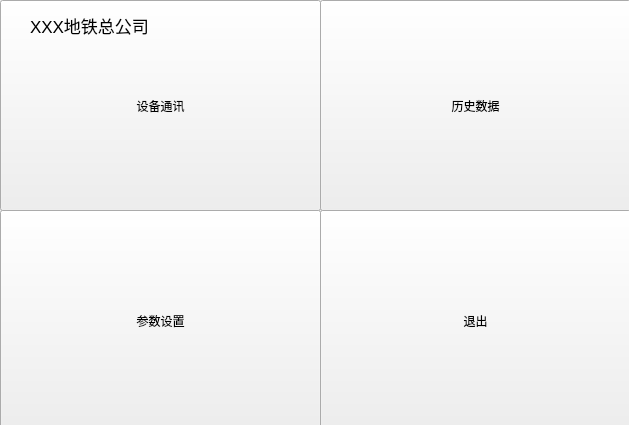
<?xml version="1.0" encoding="UTF-8"?>
<ui version="4.0">
 <class>DlgWelcome</class>
 <widget class="QDialog" name="DlgWelcome">
  <property name="geometry">
   <rect>
    <x>0</x>
    <y>0</y>
    <width>629</width>
    <height>425</height>
   </rect>
  </property>
  <property name="windowTitle">
   <string>车轮磨损检测系统</string>
  </property>
  <property name="autoFillBackground">
   <bool>true</bool>
  </property>
  <property name="styleSheet">
   <string notr="true"/>
  </property>
  <widget class="QToolButton" name="btnMoniteRealTime">
   <property name="geometry">
    <rect>
     <x>350</x>
     <y>70</y>
     <width>161</width>
     <height>141</height>
    </rect>
   </property>
   <property name="text">
    <string>实时监控</string>
   </property>
  </widget>
  <widget class="QLabel" name="label">
   <property name="geometry">
    <rect>
     <x>30</x>
     <y>10</y>
     <width>161</width>
     <height>31</height>
    </rect>
   </property>
   <property name="font">
    <font>
     <pointsize>13</pointsize>
    </font>
   </property>
   <property name="text">
    <string>XXX地铁总公司</string>
   </property>
  </widget>
  <widget class="QToolButton" name="btnExit">
   <property name="geometry">
    <rect>
     <x>320</x>
     <y>210</y>
     <width>311</width>
     <height>221</height>
    </rect>
   </property>
   <property name="text">
    <string>退出</string>
   </property>
  </widget>
  <widget class="QToolButton" name="btnHistDatas">
   <property name="geometry">
    <rect>
     <x>320</x>
     <y>0</y>
     <width>311</width>
     <height>211</height>
    </rect>
   </property>
   <property name="text">
    <string>历史数据</string>
   </property>
  </widget>
  <widget class="QToolButton" name="btnDevCom">
   <property name="geometry">
    <rect>
     <x>0</x>
     <y>0</y>
     <width>321</width>
     <height>211</height>
    </rect>
   </property>
   <property name="text">
    <string>设备通讯</string>
   </property>
   <property name="iconSize">
    <size>
     <width>200</width>
     <height>200</height>
    </size>
   </property>
  </widget>
  <widget class="QToolButton" name="btnParaSetting">
   <property name="geometry">
    <rect>
     <x>0</x>
     <y>210</y>
     <width>321</width>
     <height>221</height>
    </rect>
   </property>
   <property name="text">
    <string>参数设置</string>
   </property>
  </widget>
  <zorder>btnMoniteRealTime</zorder>
  <zorder>btnExit</zorder>
  <zorder>btnHistDatas</zorder>
  <zorder>btnDevCom</zorder>
  <zorder>btnParaSetting</zorder>
  <zorder>label</zorder>
 </widget>
 <resources/>
 <connections/>
</ui>
